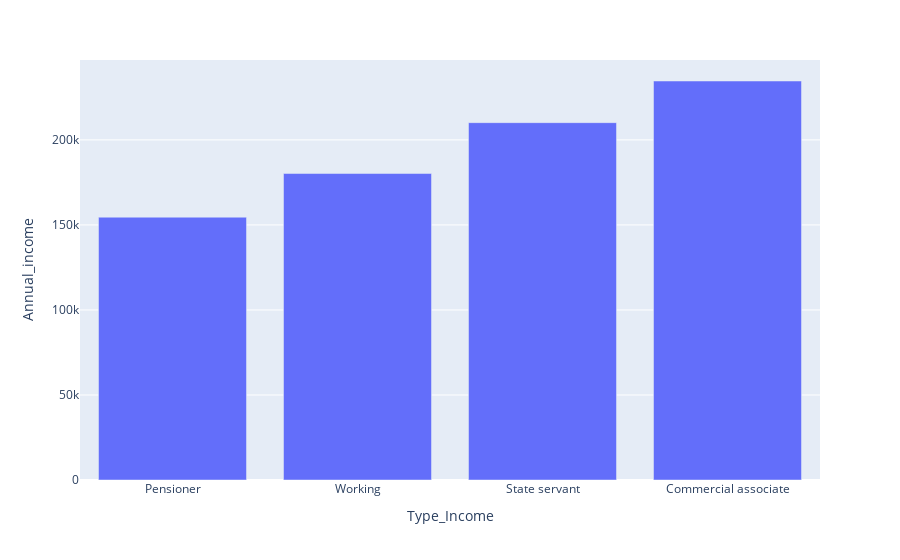

The notebook cell this image was saved under:
### Markdown cell above
These are the average incomes of all the Income types while including the outliers

### Code cell
fig=px.bar(grouped_Ai,x='Type_Income',y="Annual_income")
fig.show()

### Figure 1 — Plotly figure (JSON) as saved in the notebook; plotly's stock layout.template omitted (floating-point values rounded to 4 significant figures)
{"data": [{"alignmentgroup": "True", "hovertemplate": "Type_Income=%{x}<br>Annual_income=%{y}<extra></extra>", "legendgroup": "", "marker": {"color": "#636efa", "pattern": {"shape": ""}}, "name": "", "offsetgroup": "", "orientation": "v", "showlegend": false, "textposition": "auto", "type": "bar", "x": ["Pensioner", "Working", "State servant", "Commercial associate"], "xaxis": "x", "y": [154500.0, 180200.0, 210100.0, 234600.0], "yaxis": "y"}], "layout": {"barmode": "relative", "legend": {"tracegroupgap": 0}, "margin": {"t": 60}, "xaxis": {"anchor": "y", "domain": [0, 1], "title": {"text": "Type_Income"}}, "yaxis": {"anchor": "x", "domain": [0, 1], "title": {"text": "Annual_income"}}}}
